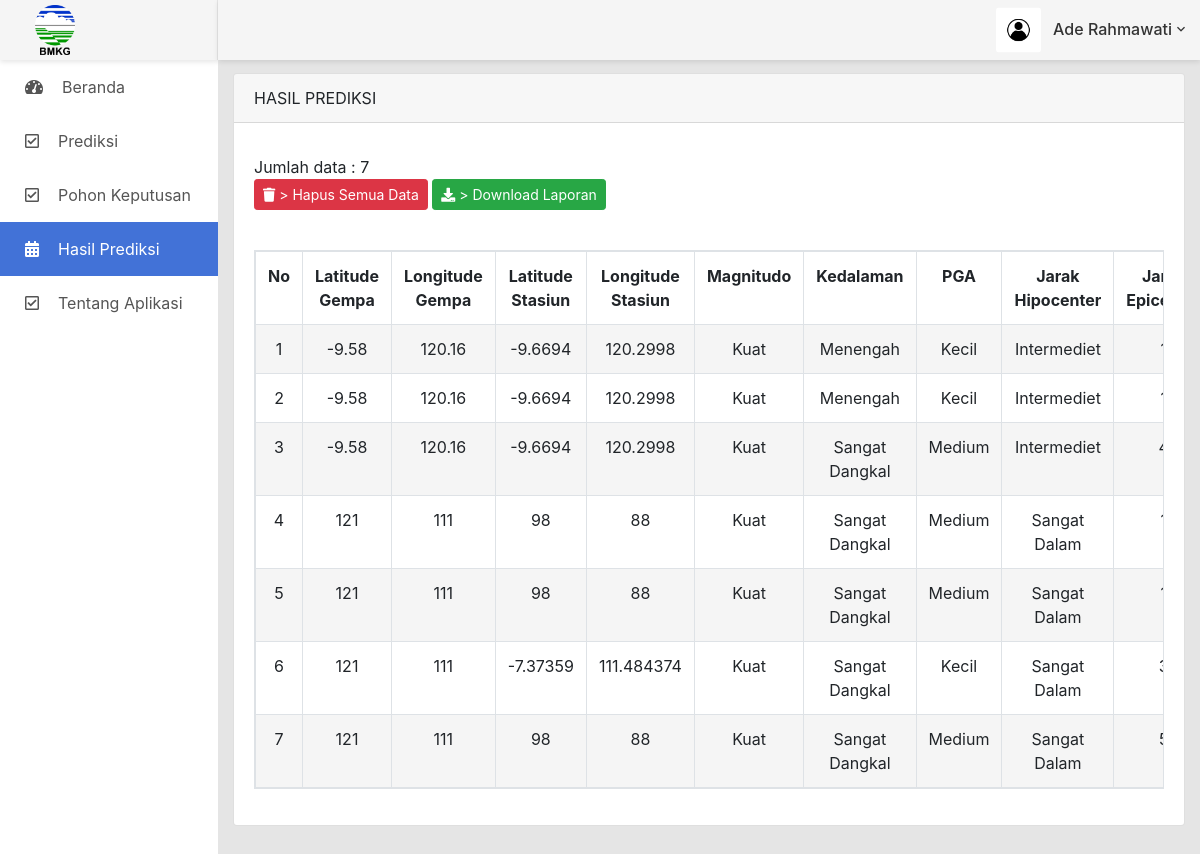
Screenshot of /index.php?menu=hasil (signed in) with the database file from the repository.
### tables this page shows
CREATE TABLE `hasil_prediksi` (
  `id` int(11) NOT NULL,
  `lat` varchar(20) DEFAULT NULL,
  `long` varchar(20) DEFAULT NULL,
  `latsta` varchar(20) DEFAULT NULL,
  `longsta` varchar(20) DEFAULT NULL,
  `magnitudo` varchar(20) DEFAULT NULL,
  `kategori_magnitudo` varchar(20) DEFAULT NULL,
  `kedalaman` varchar(20) DEFAULT NULL,
  `kategori_kedalaman` varchar(20) DEFAULT NULL,
  `PGA` varchar(20) DEFAULT NULL,
  `kategori_PGA` varchar(20) DEFAULT NULL,
  `jarakhipo` varchar(20) DEFAULT NULL,
  `kategori_jarakhipo` varchar(20) DEFAULT NULL,
  `MMI` varchar(20) DEFAULT NULL,
  `efek_gempa` varchar(20) DEFAULT NULL
);

### hasil_prediksi.php (the view, shortened to what this page needs)
<div class="container-fluid">
	<div class="row">
	<div class="col-lg-12">
		<div class="card">
              <div class="card-header">HASIL PREDIKSI</div>
               <div class="card-body">
<?php
	include "koneksi.php";
	if(isset($_GET['act'])){
		$action=$_GET['act'];
		if($action=='delete_all'){
			mysqli_query($koneksi, "TRUNCATE hasil_prediksi");
			header('location:index.php?menu=hasil');
		}
	}else{
		$query=mysqli_query($koneksi, "SELECT *
								FROM hasil_prediksi
								ORDER BY(id)");
		$jumlah=mysqli_num_rows($query);
		if($jumlah==0){
			echo "<center><h3>Hasil Prediksi Kosong...</h3></center>";
		}
		else{
			echo "Jumlah data : ".$jumlah;
?>
			<p>
				<a href="index.php?menu=hasil&act=delete_all" onClick="return confirm('Anda yakin akan hapus semua data?')" class="btn btn-danger btn-sm"> <i class="fa fa-trash"></i> > Hapus Semua Data</a>
				<a href="export/CLP.php?format=3" class="btn btn-success btn-sm"> <i class="fa fa-download"></i> > Download Laporan</a>
			</p>
		<br>
<table class="table table-responsive table-stripped table-bordered" >
				<tr align='center'>
					<th>No</th>
					<th>Latitude Gempa</th>
					<th>Longitude Gempa</th>
					<th>Latitude Stasiun</th>
					<th>Longitude Stasiun</th>
					<th>Magnitudo</th>
					<th>Kedalaman</th>
					<th>PGA</th>
					<th>Jarak Hipocenter</th>
					<th>Jarak Epicenter</th>
				</tr>
			<?php
				$warna1 = '#ffffff';
				$warna2 = '#f5f5f5';
				$warna  = $warna1;
				$no=1;
				while($row=mysqli_fetch_array($query)){
					if($warna == $warna1){
						$warna = $warna2;
					} else {
						$warna = $warna1;
					}
			?>
					<tr bgcolor=<?php echo $warna; ?> align=center>
						<td><?php echo $no;?></td>
						<td><?php echo $row[1];?></td>
						<td><?php echo $row[2];?></td>
						<td><?php echo $row[3];?></td>
						<td><?php echo $row[4];?></td>
						<td><?php echo $row[6];?></td>
						<td><?php echo $row[8];?></td>
						<td><?php echo $row[10];?></td>
						<td><?php echo $row[12];?></td>
						<td><?php echo $row[13];?></td>
					</tr>
				<?php
					$no++;
				}
				?>
			</table>
</div>
</div>
</div>
</div>
</div>
<?php
		}
	}
?>

### index.php (shortened to what this page needs)
<!DOCTYPE html PUBLIC "-//W3C//DTD XHTML 1.0 Strict//EN" "http://www.w3.org/TR/xhtml1/DTD/xhtml1-strict.dtd">
<!DOCTYPE html>
<html lang="en">
<head>
    <link href="css/font-face.css" rel="stylesheet" media="all">
    <link href="vendor/font-awesome-4.7/css/font-awesome.min.css" rel="stylesheet" media="all">
    <link href="vendor/font-awesome-5/css/fontawesome-all.min.css" rel="stylesheet" media="all">
    <link href="vendor/mdi-font/css/material-design-iconic-font.min.css" rel="stylesheet" media="all">
    <link href="vendor/bootstrap-4.1/bootstrap.min.css" rel="stylesheet" media="all">
    <link href="vendor/animsition/animsition.min.css" rel="stylesheet" media="all">
    <link href="vendor/bootstrap-progressbar/bootstrap-progressbar-3.3.4.min.css" rel="stylesheet" media="all">
    <link href="vendor/wow/animate.css" rel="stylesheet" media="all">
    <link href="vendor/css-hamburgers/hamburgers.min.css" rel="stylesheet" media="all">
    <link href="vendor/slick/slick.css" rel="stylesheet" media="all">
    <link href="vendor/select2/select2.min.css" rel="stylesheet" media="all">
    <link href="vendor/perfect-scrollbar/perfect-scrollbar.css" rel="stylesheet" media="all">
    <link href="css/theme.css" rel="stylesheet" media="all">
    <link rel="stylesheet" href="https://cdnjs.cloudflare.com/ajax/libs/twitter-bootstrap/4.5.2/css/bootstrap.css">
    <link rel="stylesheet" href="https://cdn.datatables.net/1.10.25/css/dataTables.bootstrap4.min.css">
    <link rel="stylesheet" href="https://cdn.datatables.net/buttons/1.7.1/css/buttons.dataTables.min.css">
    <link rel="stylesheet" href="https://cdn.datatables.net/buttons/1.5.2/css/buttons.bootstrap4.min.css" />
</head>
<body class="animsition">
    <div class="page-wrapper">
                <?php
                if (isset($_GET['menu'])) {
                    $kode=$_GET['menu'];
                }
                else {
                    $kode = "home";
                }
                ?>
        <aside class="menu-sidebar d-none d-lg-block">
            <div class="logo">
                <a href="#">
                    <img src="images/bmkg.png" alt="BMKG" style="max-height: 50px;" />
                </a>
            </div>
            <div class="menu-sidebar__content js-scrollbar1">
                <nav class="navbar-sidebar">
                    <ul class="list-unstyled navbar__list">
<?php
                $level=$_SESSION['lvl'];
                if($level=='0'){
                ?>
                        <li <?= $kode == 'home' ? 'class="active"' : '' ?>>
                            <a href='index.php'>
                                <i class='fas fa-tachometer-alt'></i>Beranda</a>
                        </li>
                        <li <?= $kode == 'data' ? 'class="active"' : '' ?>>
                            <a href='index.php?menu=data'>
                                <i class='fas fa-chart-bar'></i>Data Training</a>
                        </li>
                        <li <?= $kode == 'mining' ? 'class="active"' : '' ?>>
                            <a href='index.php?menu=mining'>
                                <i class='fas fa-table'></i>Mining</a>
                        </li>
                        <li <?= $kode == 'tree' ? 'class="active"' : '' ?>>
                            <a href='index.php?menu=tree'>
                                <i class='far fa-check-square'></i>Pohon Keputusan</a>
                        </li>
                        <li <?= $kode == 'hasil' ? 'class="active"' : '' ?>>
                            <a href='index.php?menu=hasil'>
                                <i class='fas fa-calendar-alt'></i>Hasil Prediksi</a>
                        </li>
                        <li <?= $kode == 'user' ? 'class="active"' : '' ?>>
                            <a class='js-arrow' href='index.php?menu=user'>
                                <i class='fas fa-copy'></i>Data User</a>
                            <ul class='list-unstyled navbar__sub-list js-sub-list'>
                                    </ul>
                        </li>
                        <li <?= $kode == 'tentang' ? 'class="active"' : '' ?>>
                            <a class='js-arrow' href='index.php?menu=tentang'>
                                <i class='fas fa-copy'></i>Tentang Aplikasi</a>
                            <ul class='list-unstyled navbar__sub-list js-sub-list'>
                                    </ul>
                        </li>
                        <?php
                        }
                    else{
                        ?>
                        <li <?= $kode == 'home' ? 'class="active"' : '' ?>>
                            <a href='index.php'>
                                <i class='fas fa-tachometer-alt'></i>Beranda</a>
                        </li>
                         <li <?= $kode == 'prediksi' ? 'class="active"' : '' ?>>
                            <a href='index.php?menu=prediksi'>
                                <i class='far fa-check-square'></i>Prediksi</a>
                        </li>
                         <li <?= $kode == 'tree' ? 'class="active"' : '' ?>>
                            <a href='index.php?menu=tree'>
                                <i class='far fa-check-square'></i>Pohon Keputusan</a>
                        </li>
                        <li <?= $kode == 'hasil' ? 'class="active"' : '' ?>>
                            <a href='index.php?menu=hasil'>
                                <i class='fas fa-calendar-alt'></i>Hasil Prediksi</a>
                        </li>
                        <li <?= $kode == 'tentang' ? 'class="active"' : '' ?>>
                            <a href='index.php?menu=tentang'>
                                <i class='far fa-check-square'></i>Tentang Aplikasi</a>
                        </li>
                        <?php
                        }
                        ?>
                    </ul>
                </nav>
            </div>
        </aside>
        <div class="page-container">
            <header class="header-desktop">
                <div class="section__content section__content--p30">
                    <div class="container-fluid">
                        <div class="header-wrap">
                            <div class="header-button ml-auto">
                                <div class="account-wrap">
                                    <div class="account-item clearfix js-item-menu">
                                        <div class="image">
                                            <img src="images/avatar.jpg" alt="John Doe" />
                                        </div>
                                        <div class="content">
                                            <a class="js-acc-btn" href="#"><?php echo $_SESSION['nama']; ?></a>
                                        </div>
                                    </div>
                                </div>
                            </div>
                        </div>
                    </div>
                </div>
            </header>
            <div class="main-content">
                <div class="section__content section__content--p30">
                    <div class="container-fluid">
                        <div class="row m-t-25">
                    <?php
                        if($kode=='home'){
                        ?>
                            <div class="container-fluid">
                                <div class="card">
                                    <div class="card-header bg-primary text-white"><b>SELAMAT DATANG</b></div>
                                    <div class="card-body text-center">
                                        <h5 class="mt-4 mb-4">SISTEM PREDIKSI EFEK GEMPA BUMI MENGGUNAKAN METODE DECISION TREE C4.5</h5>
                                        <img src='images/bmkg.png' width='160' height='auto' style="margin-bottom: 80px" />
                                         <h6 class="mt-5 mb-5">Implementasi Data Mining Sistem Prediksi Efek Gempa Bumi Berdasarkan Parameter Gempa Menggunakan Algoritma C4.5</h6>
                                    </div>
                                </div>
                            </div>
                        <?php
                        }
                        else if ($kode=='data'){
                            include 'data_training.php';
                        }
                        else if($kode=='mining'){
                            include 'mining.php';
                        }
                        else if($kode=='tree'){
                            include 'tree.php';
                        }
                        else if($kode=='pohon_tree'){
                            include 'pohon_tree.php';
                        }
                        else if($kode=='uji_rule'){
                            include 'uji_rule.php';
                        }
                        else if($kode=='hasil'){
                            include 'hasil_prediksi.php';
                        }
                    ?>
                         </div>
                    </div>
                </div>
            </div>
        </div>
    </div>
</body>
</html>

### rows the page displays
hasil_prediksi: lat "-9.58", long "120.16", latsta "-9.6694", longsta "120.2998", kategori_magnitudo "Kuat", kategori_kedalaman "Menengah", kategori_PGA "Kecil", kategori_jarakhipo "Intermediet"
hasil_prediksi: lat "-9.58", long "120.16", latsta "-9.6694", longsta "120.2998", kategori_magnitudo "Kuat", kategori_kedalaman "Menengah", kategori_PGA "Kecil", kategori_jarakhipo "Intermediet"
hasil_prediksi: lat "-9.58", long "120.16", latsta "-9.6694", longsta "120.2998", kategori_magnitudo "Kuat", kategori_kedalaman "Sangat Dangkal", kategori_PGA "Medium", kategori_jarakhipo "Intermediet"
hasil_prediksi: lat "121", long "111", latsta "98", longsta "88", kategori_magnitudo "Kuat", kategori_kedalaman "Sangat Dangkal", kategori_PGA "Medium", kategori_jarakhipo "Sangat Dalam"
hasil_prediksi: lat "121", long "111", latsta "98", longsta "88", kategori_magnitudo "Kuat", kategori_kedalaman "Sangat Dangkal", kategori_PGA "Medium", kategori_jarakhipo "Sangat Dalam"
hasil_prediksi: lat "121", long "111", latsta "-7.37359", longsta "111.484374", kategori_magnitudo "Kuat", kategori_kedalaman "Sangat Dangkal", kategori_PGA "Kecil", kategori_jarakhipo "Sangat Dalam"
hasil_prediksi: lat "121", long "111", latsta "98", longsta "88", kategori_magnitudo "Kuat", kategori_kedalaman "Sangat Dangkal", kategori_PGA "Medium", kategori_jarakhipo "Sangat Dalam"

### other values shown
$_SESSION['nama'] "Ade Rahmawati"
$jumlah "7"
